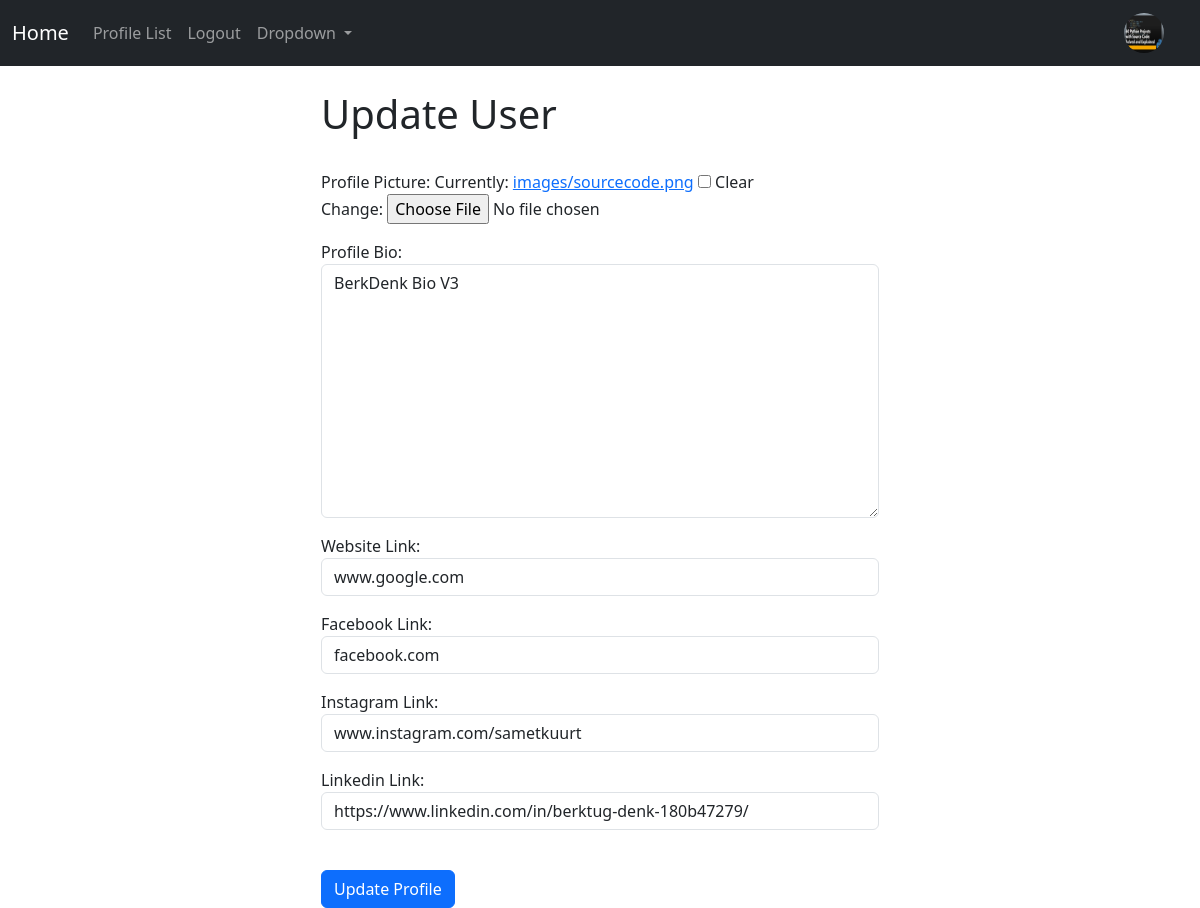
/update_user/ (signed in), run on the app's committed database.
### cloneT/models.py (models this page shows, shortened)
class Profile(models.Model):
    user=models.OneToOneField(User, on_delete=models.CASCADE)
    follows=models.ManyToManyField("self",
        related_name="followed_by",
        symmetrical=False,
        blank=True)
    date_modified = models.DateTimeField(User,auto_now=True)
    profile_image=models.ImageField(null=True,blank=True,upload_to="images/")
    profile_bio=models.CharField(null=True,blank=True,max_length=500)
    homepage_link=models.CharField(null=True,blank=True,max_length=100)
    facebook_link=models.CharField(null=True,blank=True,max_length=100)
    instagram_link=models.CharField(null=True,blank=True,max_length=100)
    linkedin_link=models.CharField(null=True,blank=True,max_length=100)

### cloneT/views.py (the view)
# urls.py: path('update_user/',views.update_user,name="update_user"),
def update_user(request):
    current_user = request.user
    user_form = UserChangeForm(request.POST or None, instance=current_user)
    profile_form = ProfilePicForm(request.POST or None, request.FILES or None, instance=current_user.profile)
    if request.method == 'POST':
        if profile_form.is_valid():
            profile_form.save()
            messages.success(request, "Your profile has been updated.")
            return redirect('home')
    user_form.fields.pop('first_name', None)
    user_form.fields.pop('last_name', None)
    user_form.fields.pop('password', None)
    user_form.fields.pop('password_confirmation', None)
    return render(request, "update_user.html", {"profile_form": profile_form})

### cloneT/forms.py
class ProfilePicForm(forms.ModelForm):
    profile_image = forms.ImageField(label="Profile Picture", required=False)
    profile_bio = forms.CharField(label="Profile Bio", widget=forms.Textarea(attrs={'class': 'form-control', 'placeholder': 'Profile Bio'}), required=False)
    homepage_link = forms.CharField(label="Website Link", widget=forms.TextInput(attrs={'class': 'form-control', 'placeholder': 'HomePage Link'}), required=False)
    facebook_link = forms.CharField(label="Facebook Link", widget=forms.TextInput(attrs={'class': 'form-control', 'placeholder': 'Facebook Link'}), required=False)
    instagram_link = forms.CharField(label="Instagram Link", widget=forms.TextInput(attrs={'class': 'form-control', 'placeholder': 'Instagram Link'}), required=False)
    linkedin_link = forms.CharField(label="Linkedin Link", widget=forms.TextInput(attrs={'class': 'form-control', 'placeholder': 'Linkedin Link'}), required=False)
    class Meta:
        model = Profile
        fields = ('profile_image', 'profile_bio', 'homepage_link', 'facebook_link', 'instagram_link', 'linkedin_link')

### cloneT/templates/update_user.html (shortened to what this page needs)
{% extends "base.html" %}
{% block content %}
<div class="col-md-6 offset-md-3">
    <h1>Update User</h1>
    <br/>
    <form method="POST" action="" enctype="multipart/form-data">
        {{ profile_form.as_p }}
        <br/>
        <button type="submit" class="btn btn-primary">Update Profile</button>
    </form>
</div>
{% endblock %}

### cloneT/templates/navbar.html (shortened to what this page needs)
{% load static %}
<nav class="navbar navbar-expand-lg navbar-dark bg-dark">
    <div class="container-fluid">
      <a class="navbar-brand" href="{% url "home" %}">Home</a>
      <div class="collapse navbar-collapse" id="navbarSupportedContent">
        <ul class="navbar-nav me-auto mb-2 mb-lg-0">
          <li class="nav-item">
            <a class="nav-link" href="{% url "profile_list" %}">Profile List</a>
          </li>
          {% if user.is_authenticated %}
          <li class="nav-item">
            <a class="nav-link" href="{% url "logout" %}">Logout</a>
          </li>
          {% endif %}
          <li class="nav-item dropdown">
            <a class="nav-link dropdown-toggle" href="#" role="button" data-bs-toggle="dropdown" aria-expanded="false">
              Dropdown
            </a>
          </li>
        </ul>
        {% if user.is_authenticated %}
          <ul class="navbar-nav ml-auto">
            <li class="nav-link navbar-brand">
              <a href="{% url 'profile' request.user.id %}">
                {% if user.profile.profile_image %}
                  <img src="{{ user.profile.profile_image.url }}" width=40 height=40 class="rounded-circle" >
                {% else %}
                  <img src="{% static 'images/user.jpg' %}" width=40 height=40 class="rounded-circle"
                  alt="profile.user.username">
                {% endif %}
              </a>
            </li>
          </ul>
        {% endif %}
      </div>
    </div>
  </nav>

### data on the page
Profile: profile_bio "BerkDenk Bio V3", homepage_link "www.google.com", facebook_link "facebook.com", instagram_link "www.instagram.com/sametkuurt", linkedin_link "https://www.linkedin.com/in/berktug-denk-180b47279/"
